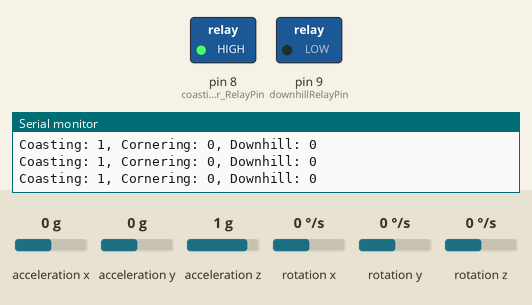
The sketch below on a simulated Arduino Uno, built with avr-gcc and run on an emulated ATmega328P. On the bench: switched loads named in the sketch (green lamp = pin HIGH), the last lines printed to the serial monitor. Inputs (shaded band) come from the test bench; at power-on: acceleration y 0 g, acceleration x 0 g, acceleration z 1 g, rotation x 0 °/s, rotation y 0 °/s, rotation z 0 °/s.

Above: at 1.2 s.
1.3 s: acceleration y set to 0.2 g
4.3 s: acceleration y set to 0.5 g
At 4.9 s:
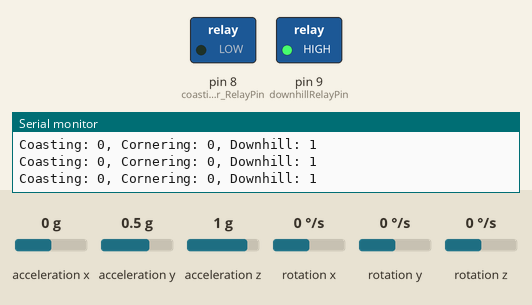
5.8 s: acceleration y set to -1.4 g
At 7.0 s:
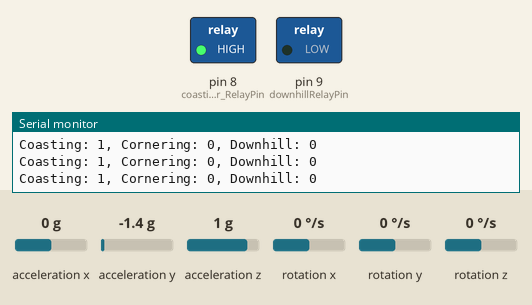
7.3 s: acceleration y set to 0.8 g
At 8.2 s:
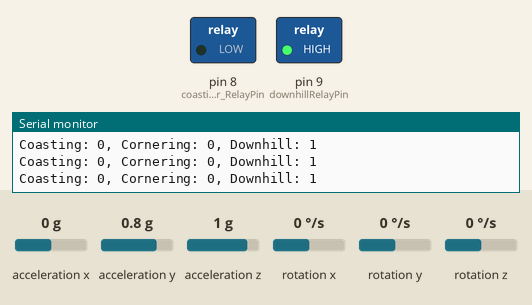
Timing chart, 0 to 9.8 s (numbered marks = the images above; inputs shaded):
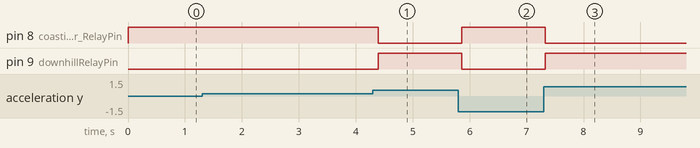

Measured:
- the behaviour switches between 0.3 and 0.4 g on acceleration y (found by bisection; images 0 and 1)
- after the input at 4.3 s, pin 8 (coasting_corner_RelayPin): HIGH → LOW after 0.10 s; pin 9 (downhillRelayPin): LOW → HIGH after 0.10 s
- after the input at 5.8 s, pin 8 (coasting_corner_RelayPin): LOW → HIGH after 0.06 s; pin 9 (downhillRelayPin): HIGH → LOW after 0.06 s
- after the input at 7.3 s, pin 8 (coasting_corner_RelayPin): HIGH → LOW at once; pin 9 (downhillRelayPin): LOW → HIGH at once

The sketch:

ev_mpu6050.ino
```cpp
#include <Wire.h> //I2C library
#include <MPU6050.h> //sensor library

MPU6050 mpu; //creating object

// Thresholds
const float coastingThreshold = 0.2;           // Threshold for low acceleration (G)
const float corneringThreshold = 40.0;         // Threshold for angular velocity (degrees/second)
const float corneringExitThreshold = 25.0;     // Lower threshold to exit cornering
const float downhillTiltThreshold = 20.0;      // Tilt angle threshold for downhill detection

// Number of stable readings needed to exit cornering
const int corneringStableReadingsNeeded = 3;

// Smoothing factor
const float alpha = 0.8;

// Variables to hold smoothed values
float smoothAccelX = 0.0;
float smoothGyroZ = 0.0;

// Flags and counters
bool isCoasting = true;
bool isCornering = false;
bool isDownhill = false;

int corneringStableReadingsCount = 0;

// Relay pins
const int coasting_corner_RelayPin = 8;
//const int corneringRelayPin = 8;
const int downhillRelayPin = 9;

void setup() {
  Serial.begin(9600);
  Wire.begin();
  mpu.initialize(); //intializing MPU6050

  if (!mpu.testConnection()) {
    Serial.println("MPU6050 connection failed!");
    while (1);
  } else {
    Serial.println("MPU6050 connected.");
  }

  // Initialize relay pins as outputs
  pinMode(coasting_corner_RelayPin, OUTPUT);
  //pinMode(corneringRelayPin, OUTPUT);
  pinMode(downhillRelayPin, OUTPUT);

  // Default to coasting mode
  setRelayState(true, false, false);
}

void loop() {
  // Read accelerometer and gyroscope values
  int16_t ax, ay, az;
  int16_t gx, gy, gz;
  mpu.getMotion6(&ax, &ay, &az, &gx, &gy, &gz); //read the accelerometer and gyroscope values

  // Convert accelerometer readings to 'G' units
  float accelX = ax / 16384.0;
  float accelY = ay / 16384.0;
  float accelZ = az / 16384.0;

  // Convert gyroscope readings to degrees per second
  float gyroZ = gz / 131.0;

  // Apply smoothing (EMA equation)
  smoothAccelX = (alpha * smoothAccelX) + ((1 - alpha) * accelX);
  smoothGyroZ = (alpha * smoothGyroZ) + ((1 - alpha) * gyroZ);

  // Coasting detection
  if (!isCoasting && abs(smoothAccelX) < coastingThreshold) { //if not coasting and x is less than coasting threshold
    setRelayState(true, false, false); // Default to coasting
  } else if (isCoasting && abs(smoothAccelX) >= coastingThreshold + 0.1) {
    isCoasting = false;
  }

  // Cornering detection
  if (!isCornering && abs(smoothGyroZ) > corneringThreshold) {
    setRelayState(false, true, false); // Activate cornering relay
    corneringStableReadingsCount = 0;
  } else if (isCornering && abs(smoothGyroZ) < corneringExitThreshold) {
    corneringStableReadingsCount++;
    if ((corneringStableReadingsCount >= corneringStableReadingsNeeded)&&(isCoasting!=0)) {
      setRelayState(true, false, false); // Return to coasting
    }
  } else if (isCornering && abs(smoothGyroZ) >= corneringExitThreshold) {//prevents false exiting
    corneringStableReadingsCount = 0;
  }

  // Downhill detection
  float tiltAngle = atan2(accelY, accelZ) * 180 / PI;//inverse tangent and conversion from radian to angle
  if (!isDownhill && tiltAngle > downhillTiltThreshold) {
    setRelayState(false, false, true); // Activate downhill relay
  } else if (isDownhill && tiltAngle <= downhillTiltThreshold - 2) {
    setRelayState(true, false, false); // Return to coasting
  }

  // Print the state of flags
  Serial.print("Coasting: "); Serial.print(isCoasting);
  Serial.print(", Cornering: "); Serial.print(isCornering);
  Serial.print(", Downhill: "); Serial.println(isDownhill);

  delay(100);
}

// Function to set relay states based on mode
void setRelayState(bool coasting, bool cornering, bool downhill) {
  isCoasting = coasting;
  isCornering = cornering;
  isDownhill = downhill;

  digitalWrite(coasting_corner_RelayPin, coasting || cornering ? HIGH : LOW);
  //digitalWrite(corneringRelayPin, cornering ? HIGH : LOW);
  digitalWrite(downhillRelayPin, downhill ? HIGH : LOW);
}
```
